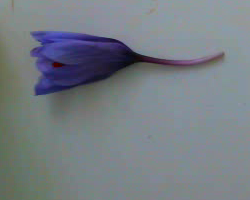
#> input picture HW_1/saf.jpg, 250 x 200 px
$ python program.py
#> lines starting #> are read from the running program, lines starting #| are printed output that depends on the picture; after the words box and inside, x2 and y2 are one past the last pixel; in counts of white or black regions, pixels touching at a corner belong together
import cv2
import numpy as np

import matplotlib.pyplot as plt
img = cv2.imread('saf.jpg')
#> img is the input picture: shape (200, 250, 3); mean B, G, R 131.6, 125.1, 118.1
hsv = cv2.cvtColor(img, cv2.COLOR_BGR2HSV)
#> hsv: shape (200, 250, 3); mean H, S, V 93.8, 37.1, 134.3
mask = cv2.inRange(hsv,(10, 100, 20), (25, 25, 25))
#> mask: shape (200, 250); every value is 0
BLUE_MIN = np.array([90, 100, 20],np.uint8)
BLUE_MAX = np.array([150, 255, 255],np.uint8)
frame_threshed = cv2.inRange(hsv, BLUE_MIN, BLUE_MAX)
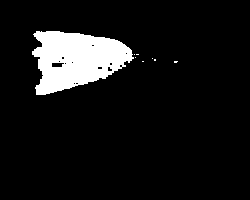
#> frame_threshed: shape (200, 250); 8.6% white; 8 white regions (7 under 20 px), largest, box (x1, y1, x2, y2) and area: (32, 31, 134, 95) 4298
# binarize the image
binr = cv2.threshold(frame_threshed, 0, 255, cv2.THRESH_BINARY+cv2.THRESH_OTSU)[1]
# define the kernel
kernel = np.ones((5, 5), np.uint8)
opening = cv2.morphologyEx(binr, cv2.MORPH_OPEN,kernel, iterations=1)
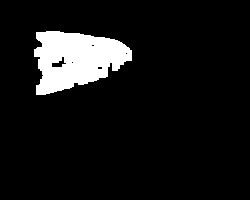
#> opening: shape (200, 250); 8.4% white; 1 white region, box (x1, y1, x2, y2) and area: (34, 31, 132, 95) 4196
closing = cv2.morphologyEx(opening, cv2.MORPH_CLOSE, kernel, iterations=1)
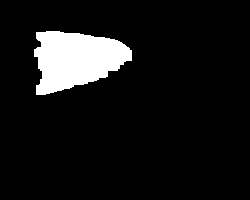
#> closing: shape (200, 250); 8.6% white; 1 white region, box (x1, y1, x2, y2) and area: (34, 31, 132, 95) 4311
result = np.zeros(img.shape)
rows, cols, _ = img.shape
#> rows = 200; cols = 250
mask = np.zeros((rows,cols,1), dtype='uint8')

for i in range(rows):
    for j in range(cols):
        if closing[i,j] > 180:
            mask[i,j] = 1

out=img*mask
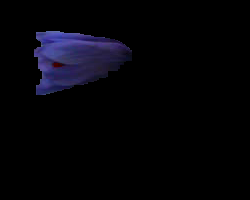
#> out: shape (200, 250, 3); mean B, G, R 8.4, 3.9, 4.3


# create figure
fig = plt.figure(figsize=(10, 7))

# setting values to rows and column variables
rows = 2
columns = 2

# Adds a subplot at the 1st position
fig.add_subplot(rows, columns, 1)


# showing image
plt.imshow(img)
plt.axis('off')
plt.title("Input Image")


# Adds a subplot at the 2nd position
fig.add_subplot(rows, columns, 2)

# showing image
plt.imshow(binr)
plt.axis('off')
plt.title("HSV Mask")

# Adds a subplot at the 3rd position
fig.add_subplot(rows, columns, 3)

# showing image
plt.imshow(mask)
plt.axis('off')
plt.title("Applying Morphology")

# Adds a subplot at the 4th position
fig.add_subplot(rows, columns, 4)

# showing image
plt.imshow(out)
plt.axis('off')
plt.title("Result")

plt.savefig('plot.png', dpi=300, bbox_inches='tight')
#> figure, not shown here; B, G, R data is drawn as R, G, B
